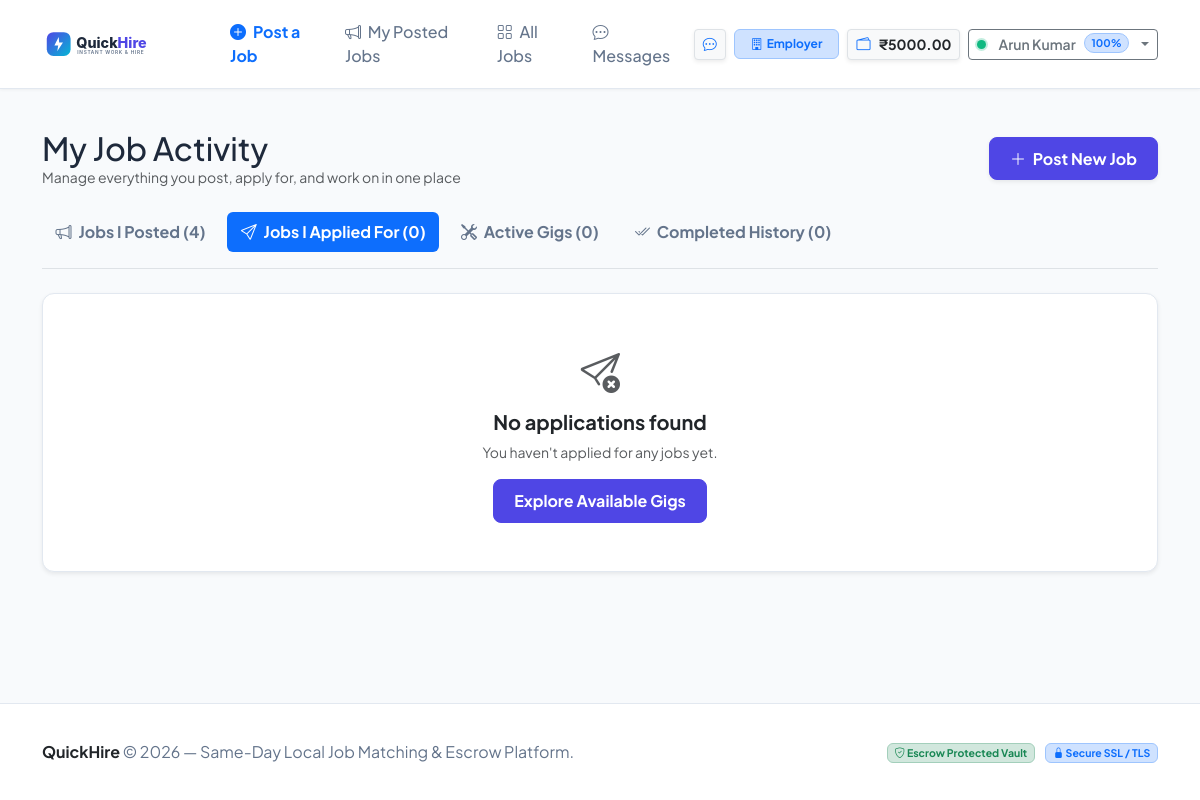
/my-jobs?tab=applied (signed in), run on the app's committed database.
### tables this page shows
CREATE TABLE users (
    id INTEGER PRIMARY KEY AUTOINCREMENT,
    name TEXT NOT NULL,
    email TEXT UNIQUE NOT NULL,
    password TEXT NOT NULL,
    skills TEXT DEFAULT '',
    location TEXT DEFAULT '',
    phone TEXT DEFAULT '+91 98765 43210',
    role TEXT DEFAULT 'worker',
    wallet_balance REAL DEFAULT 5000.0,
    secured_balance REAL DEFAULT 0.0,
    rating REAL DEFAULT NULL,
    reliability_score INTEGER DEFAULT 100,
    completed_jobs INTEGER DEFAULT 0,
    late_arrivals INTEGER DEFAULT 0,
    no_shows INTEGER DEFAULT 0,
    is_online INTEGER DEFAULT 0,
    created_at TIMESTAMP DEFAULT CURRENT_TIMESTAMP
);

### backend/routes/job_routes.py (the view)
@job_bp.route('/my-jobs')
@login_required
def my_jobs():
    user = get_current_user()
    user_id = user['id']
    with db_cursor() as cur:
        cur.execute("""
            SELECT j.*,
                   (SELECT COUNT(*) FROM applications WHERE job_id = j.id) as applicant_count,
                   (SELECT COUNT(*) FROM job_assignments WHERE job_id = j.id AND status != 'No Show') as assigned_count
            FROM jobs j
            WHERE j.poster_id = ?
            ORDER BY j.created_at DESC
        """, (user_id,))
        posted_jobs = [dict(row) for row in cur.fetchall()]
        cur.execute("""
            SELECT a.*, j.title as job_title, j.category as job_category, j.location as job_location,
                   j.job_date, j.start_time, j.end_time, j.payment as job_payment, j.urgent as job_urgent,
                   j.status as job_status, u.name as poster_name,
                   (SELECT id FROM job_assignments WHERE job_id = j.id AND worker_id = a.worker_id) as assignment_id
            FROM applications a
            JOIN jobs j ON a.job_id = j.id
            JOIN users u ON j.poster_id = u.id
            WHERE a.worker_id = ?
            ORDER BY a.applied_at DESC
        """, (user_id,))
        applied_jobs = [dict(row) for row in cur.fetchall()]
        cur.execute("""
            SELECT ja.*, j.title as job_title, j.category as job_category, j.location as job_location,
                   j.job_date, j.start_time, j.end_time, j.payment as job_payment, j.urgent as job_urgent,
                   u.name as poster_name, u.email as poster_email, u.is_online as poster_is_online
            FROM job_assignments ja
            JOIN jobs j ON ja.job_id = j.id
            JOIN users u ON j.poster_id = u.id
            WHERE ja.worker_id = ? AND ja.status IN ('Assigned', 'In Progress', 'Awaiting Confirmation')
            ORDER BY ja.id DESC
        """, (user_id,))
        working_jobs = [dict(row) for row in cur.fetchall()]
        cur.execute("""
            SELECT 'worked' as role, ja.id as assignment_id, ja.calculated_payment, ja.actual_hours,
                   ja.actual_start_time, ja.actual_end_time, ja.late,
                   j.id as job_id, j.title as job_title, j.category as job_category, j.location as job_location,
                   j.job_date, u.id as other_user_id, u.name as other_user_name,
                   (SELECT COUNT(*) FROM reviews WHERE job_id = j.id AND reviewer_id = ? AND reviewed_user_id = u.id) as has_reviewed
            FROM job_assignments ja
            JOIN jobs j ON ja.job_id = j.id
            JOIN users u ON j.poster_id = u.id
            WHERE ja.worker_id = ? AND ja.status = 'Completed'
            UNION ALL
            SELECT 'posted' as role, ja.id as assignment_id, ja.calculated_payment, ja.actual_hours,
                   ja.actual_start_time, ja.actual_end_time, ja.late,
                   j.id as job_id, j.title as job_title, j.category as job_category, j.location as job_location,
                   j.job_date, u.id as other_user_id, u.name as other_user_name,
                   (SELECT COUNT(*) FROM reviews WHERE job_id = j.id AND reviewer_id = ? AND reviewed_user_id = u.id) as has_reviewed
            FROM job_assignments ja
            JOIN jobs j ON ja.job_id = j.id
            JOIN users u ON ja.worker_id = u.id
            WHERE j.poster_id = ? AND ja.status = 'Completed'
            ORDER BY job_date DESC
        """, (user_id, user_id, user_id, user_id))
        completed_jobs = [dict(row) for row in cur.fetchall()]
    default_tab = 'posted' if session.get('role', 'worker') == 'employer' else 'working'
    active_tab = request.args.get('tab', default_tab)
    return render_template(
        'my_jobs.html',
        posted_jobs=posted_jobs,
        applied_jobs=applied_jobs,
        working_jobs=working_jobs,
        completed_jobs=completed_jobs,
        active_tab=active_tab
    )

### backend/models.py (called while the page is built, shortened)
def get_db_path():
    return os.path.join(DATABASE_DIR, 'quickhire.db')

def get_db_connection():
    turso_conn = get_turso_connection()
    if turso_conn:
        return turso_conn
    db_file = get_db_path()
    conn = sqlite3.connect(db_file)
    conn.row_factory = sqlite3.Row
    conn.execute("PRAGMA foreign_keys = ON;")
    return conn

@contextmanager
def db_cursor(commit=False):
    conn = get_db_connection()
    cursor = conn.cursor()
    try:
        yield cursor
        if commit:
            conn.commit()
    except Exception:
        conn.rollback()
        raise
    finally:
        conn.close()

    @staticmethod
    def get_by_id(user_id):
        with db_cursor() as cur:
            cur.execute("SELECT * FROM users WHERE id = ?", (user_id,))
            row = cur.fetchone()
            return dict(row) if row else None

### backend/services/auth_service.py (called while the page is built)
def login_required(f):
    @wraps(f)
    def decorated_function(*args, **kwargs):
        if 'user_id' not in session:
            flash("Please log in to access this page.", "warning")
            return redirect(url_for('auth_routes.login', next=request.url))
        return f(*args, **kwargs)
    return decorated_function

def get_current_user():
    user_id = session.get('user_id')
    if not user_id:
        return None
    return UserModel.get_by_id(user_id)

### database/turso_adapter.py (called while the page is built)
def get_turso_connection():
    url = os.environ.get('TURSO_DATABASE_URL') or os.environ.get('TURSO_URL')
    token = os.environ.get('TURSO_AUTH_TOKEN') or os.environ.get('TURSO_TOKEN')
    if url and token:
        return TursoConnection(url, token)
    return None

### frontend/templates/my_jobs.html (shortened to what this page needs)
{% extends "base.html" %}
{% block content %}
<div class="container py-4">
  <div class="d-flex justify-content-between align-items-center mb-4">
    <div>
      <h2 class="fw-extrabold m-0">My Job Activity</h2>
      <p class="text-muted small m-0">Manage everything you post, apply for, and work on in one place</p>
    </div>
    <a href="{{ url_for('job_routes.post_job') }}" class="btn btn-primary fw-bold shadow-sm">
      <i class="bi bi-plus-lg me-1"></i> Post New Job
    </a>
  </div>
  <ul class="nav nav-pills mb-4 gap-2 border-bottom pb-3">
    <li class="nav-item">
      <a class="nav-link {% if active_tab == 'posted' %}active{% endif %} fw-bold" href="{{ url_for('job_routes.my_jobs', tab='posted') }}">
        <i class="bi bi-megaphone me-1"></i> Jobs I Posted ({{ posted_jobs|length }})
      </a>
    </li>
    <li class="nav-item">
      <a class="nav-link {% if active_tab == 'applied' %}active{% endif %} fw-bold" href="{{ url_for('job_routes.my_jobs', tab='applied') }}">
        <i class="bi bi-send me-1"></i> Jobs I Applied For ({{ applied_jobs|length }})
      </a>
    </li>
    <li class="nav-item">
      <a class="nav-link {% if active_tab == 'working' %}active{% endif %} fw-bold" href="{{ url_for('job_routes.my_jobs', tab='working') }}">
        <i class="bi bi-tools me-1"></i> Active Gigs ({{ working_jobs|length }})
      </a>
    </li>
    <li class="nav-item">
      <a class="nav-link {% if active_tab == 'completed' %}active{% endif %} fw-bold" href="{{ url_for('job_routes.my_jobs', tab='completed') }}">
        <i class="bi bi-check2-all me-1"></i> Completed History ({{ completed_jobs|length }})
      </a>
    </li>
  </ul>
  {% if active_tab == 'applied' %}
    {% if applied_jobs %}
      <div class="card card-custom shadow-sm p-0">
        <div class="table-responsive">
          <table class="table table-hover align-middle m-0">
            <thead class="table-light">
              <tr>
                <th>Job Title</th>
                <th>Poster</th>
                <th>Location &amp; Date</th>
                <th>Pay</th>
                <th>Status</th>
                <th>Action</th>
              </tr>
            </thead>
            <tbody>
              {% for app in applied_jobs %}
              <tr>
                <td class="fw-bold">{{ app.job_title }}</td>
                <td>{{ app.poster_name }}</td>
                <td class="small">{{ app.job_location }} &bull; {{ app.job_date }}</td>
                <td class="fw-bold text-success">₹{{ "%.0f"|format(app.job_payment) }}</td>
                <td><span class="badge bg-light text-dark border">{{ app.status }}</span></td>
                <td>
                  <a href="{{ url_for('job_routes.job_details', job_id=app.job_id) }}" class="btn btn-sm btn-outline-primary">
                    View
                  </a>
                </td>
              </tr>
              {% endfor %}
            </tbody>
          </table>
        </div>
      </div>
    {% else %}
      <div class="card card-custom p-5 text-center shadow-sm">
        <i class="bi bi-send-x fs-1 text-muted mb-2"></i>
        <h5 class="fw-bold">No applications found</h5>
        <p class="text-muted small">You haven't applied for any jobs yet.</p>
        <div>
          <a href="{{ url_for('job_routes.jobs') }}" class="btn btn-primary fw-bold">Explore Available Gigs</a>
        </div>
      </div>
    {% endif %}
  {% endif %}
</div>
{% endblock %}

### frontend/templates/base.html (shortened to what this page needs)
<!DOCTYPE html>
<html lang="en">
<head>
  <link href="https://cdn.jsdelivr.net/npm/bootstrap@5.3.3/dist/css/bootstrap.min.css" rel="stylesheet">
  <link rel="stylesheet" href="https://cdn.jsdelivr.net/npm/bootstrap-icons@1.11.3/font/bootstrap-icons.min.css">
  <link rel="stylesheet" href="{{ url_for('static', filename='css/style.css') }}">
</head>
<body>
  <nav class="navbar navbar-expand-lg navbar-custom sticky-top">
    <div class="container">
      <a class="navbar-brand d-flex align-items-center gap-2" href="{{ url_for('main_routes.index') if not current_user else url_for('main_routes.dashboard') }}">
        <img src="{{ url_for('static', filename='images/logo.svg') }}" alt="QuickHire Logo" class="brand-logo">
      </a>
      <div class="collapse navbar-collapse" id="navbarContent">
        <ul class="navbar-nav me-auto mb-2 mb-lg-0 ms-lg-3">
          {% if not current_user %}
            <li class="nav-item">
              <a class="nav-link" href="{{ url_for('job_routes.jobs') }}">
                <i class="bi bi-search me-1"></i> Browse Jobs
              </a>
            </li>
          {% elif current_role == 'employer' %}
            <li class="nav-item">
              <a class="nav-link text-primary fw-bold" href="{{ url_for('job_routes.post_job') }}">
                <i class="bi bi-plus-circle-fill me-1"></i> Post a Job
              </a>
            </li>
            <li class="nav-item">
              <a class="nav-link" href="{{ url_for('job_routes.my_jobs', tab='posted') }}">
                <i class="bi bi-megaphone me-1"></i> My Posted Jobs
              </a>
            </li>
            <li class="nav-item">
              <a class="nav-link" href="{{ url_for('job_routes.jobs') }}">
                <i class="bi bi-grid me-1"></i> All Jobs
              </a>
            </li>
            <li class="nav-item">
              <a class="nav-link" href="{{ url_for('message_routes.inbox') }}">
                <i class="bi bi-chat-dots me-1"></i> Messages
              </a>
            </li>
          {% endif %}
        </ul>
        <div class="d-flex align-items-center gap-2">
          {% if current_user %}
            <a href="{{ url_for('message_routes.inbox') }}" class="btn btn-sm btn-light border shadow-sm text-decoration-none" title="Messages & Contacts">
              <i class="bi bi-chat-dots text-primary"></i>
            </a>
            <span class="badge {% if current_role == 'employer' %}bg-primary-subtle text-primary border border-primary-subtle{% else %}bg-success-subtle text-success border border-success-subtle{% endif %} d-none d-md-inline-flex align-items-center gap-1 py-2 px-3">
              <i class="bi {% if current_role == 'employer' %}bi-building{% else %}bi-person-workspace{% endif %}"></i>
              <span class="fw-bold">{{ 'Employer' if current_role == 'employer' else 'Worker' }}</span>
            </span>
            <a href="{{ url_for('wallet_routes.wallet') }}" class="btn btn-sm btn-light border d-flex align-items-center gap-2 shadow-sm text-decoration-none" title="Wallet Balance">
              <i class="bi bi-wallet2 text-primary"></i>
              <span class="fw-bold text-dark">₹{{ "%.2f"|format(current_user.wallet_balance) }}</span>
            </a>
            <div class="dropdown">
              <button class="btn btn-sm btn-outline-secondary dropdown-toggle d-flex align-items-center gap-2" type="button" data-bs-toggle="dropdown" aria-expanded="false">
                <span class="online-dot pulsing"></span>
                <span class="fw-semibold">{{ current_user.name }}</span>
                <span class="badge bg-primary-subtle text-primary border border-primary-subtle rounded-pill">
                  {{ current_user.reliability_score }}%
                </span>
              </button>
            </div>
          {% endif %}
        </div>
      </div>
    </div>
  </nav>
  <main class="flex-grow-1">
    {% block content %}{% endblock %}
  </main>
  <footer>
    <div class="container text-center">
      <div class="row align-items-center py-2">
        <div class="col-md-6 text-md-start mb-2 mb-md-0">
          <span class="fw-bold text-dark">QuickHire</span> &copy; 2026 — Same-Day Local Job Matching &amp; Escrow Platform.
        </div>
        <div class="col-md-6 text-md-end small">
          <span class="badge bg-success-subtle text-success border border-success-subtle me-2">
            <i class="bi bi-shield-check"></i> Escrow Protected Vault
          </span>
          <span class="badge bg-primary-subtle text-primary border border-primary-subtle">
            <i class="bi bi-lock-fill"></i> Secure SSL / TLS
          </span>
        </div>
      </div>
    </div>
  </footer>
</body>
</html>

### frontend/static/css/style.css (style rules this page uses)
:root { --primary: #4f46e5; --primary-hover: #4338ca; --primary-light: #eef2ff; --secondary: #06b6d4; --accent: #f59e0b; --dark: #0f172a; --text-main: #1e293b; --text-muted: #64748b; --bg-page: #f8fafc; --bg-card: #ffffff; --border-color: #e2e8f0; --success: #10b981; --danger: #ef4444; --warning: #f59e0b; --radius-sm: 8px; --radius-md: 12px; --radius-lg: 16px; --shadow-sm: 0 1px 3px rgba(0, 0, 0, 0.05); --shadow-md: 0 4px 6px -1px rgba(0, 0, 0, 0.07), 0 2px 4px -2px rgba(0, 0, 0, 0.05); --shadow-lg: 0 10px 15px -3px rgba(0, 0, 0, 0.08), 0 4px 6px -4px rgba(0, 0, 0, 0.04); }
body { font-family: 'Plus Jakarta Sans', -apple-system, BlinkMacSystemFont, 'Segoe UI', Roboto, sans-serif; background-color: var(--bg-page); color: var(--text-main); min-height: 100vh; display: flex; flex-direction: column; }
.navbar-custom { background-color: #ffffff; border-bottom: 1px solid var(--border-color); box-shadow: var(--shadow-sm); padding: 0.75rem 0; }
.brand-logo { height: 38px; }
.nav-link { font-weight: 500; color: var(--text-muted); transition: color 0.2s ease; padding: 0.5rem 0.85rem !important; border-radius: var(--radius-sm); }
.nav-link:hover, .nav-link.active { color: var(--primary); background-color: var(--primary-light); }
.online-dot { display: inline-block; width: 9px; height: 9px; border-radius: 50%; background-color: var(--success); box-shadow: 0 0 0 2px rgba(16, 185, 129, 0.25); margin-right: 4px; }
.online-dot.pulsing { animation: pulse-dot 1.8s infinite; }
.btn-primary { background-color: var(--primary); border-color: var(--primary); font-weight: 600; border-radius: var(--radius-sm); padding: 0.55rem 1.25rem; transition: all 0.2s ease; }
.card-custom { background: var(--bg-card); border: 1px solid var(--border-color); border-radius: var(--radius-md); box-shadow: var(--shadow-sm); transition: transform 0.2s ease, box-shadow 0.2s ease; }
footer { margin-top: auto; background: #ffffff; border-top: 1px solid var(--border-color); padding: 1.75rem 0; color: var(--text-muted); }

### data on the page
users: role "Employer", wallet_balance "5000.00", name "Arun Kumar", reliability_score "100"

### other printed values
{{ posted_jobs|length }} "4"
{{ applied_jobs|length }} "0"
{{ working_jobs|length }} "0"
{{ completed_jobs|length }} "0"
